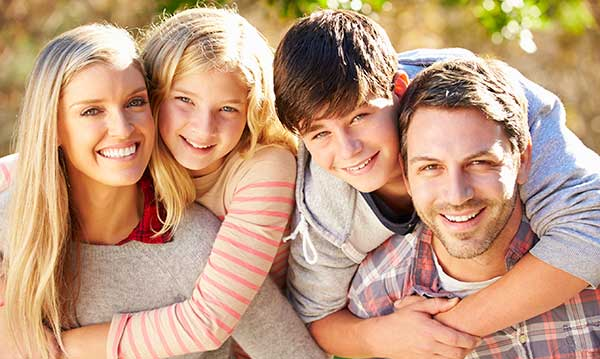
#> input picture test/foo.jpg, 600 x 359 px
$ python face_detect.py test/foo.jpg   (older library calls are emulated)
#> lines starting #> are read from the running program, lines starting #| are printed output that depends on the picture; after the words box and inside, x2 and y2 are one past the last pixel; in counts of white or black regions, pixels touching at a corner belong together
import cv2
import sys

# Get user supplied values
imagePath = sys.argv[1]
cascPath = "./haarcascade_frontalface_default.xml"

# Create the haar cascade
faceCascade = cv2.CascadeClassifier(cascPath)

# Read the image
image = cv2.imread(imagePath)
#> image is the input picture: shape (359, 600, 3); mean B, G, R 127.7, 155.8, 194.6
gray = cv2.cvtColor(image, cv2.COLOR_BGR2GRAY)
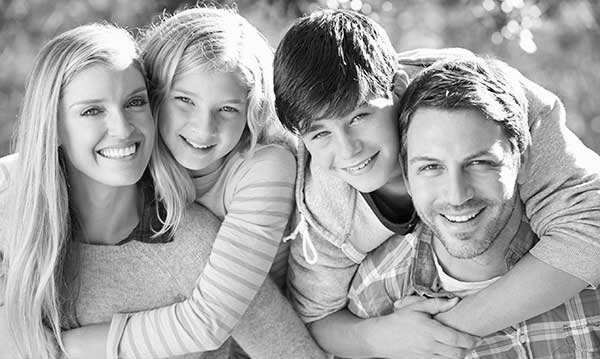
#> gray: shape (359, 600); min 0, max 255, mean 164.2

# Detect faces in the image
faces = faceCascade.detectMultiScale(
    gray,
    scaleFactor=1.1,
    minNeighbors=5,
    minSize=(30, 30)
    #flags = cv2.CV_HAAR_SCALE_IMAGE
)
#> faces = [[284, 244, 62, 62], [152, 70, 104, 104], [398, 123, 114, 114], [55, 67, 112, 112]]

print("Found {0} faces!".format(len(faces)))
#| Found 4 faces!

# Draw a rectangle around the faces
for (x, y, w, h) in faces:
    cv2.rectangle(image, (x, y), (x+w, y+h), (0, 255, 0), 2)
#> this loop made 4 passes
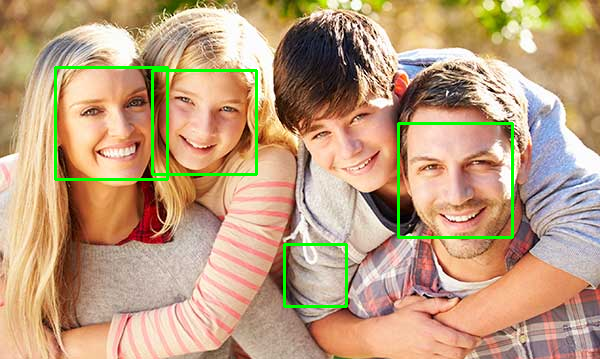
#> image: shape (359, 600, 3); 2.17% of pixels changed, all inside (x1, y1, x2, y2) = (54, 66, 514, 308)

cv2.imshow("Faces found", image)
cv2.waitKey(0)

cv2.destroyAllWindows()
sys.exit()
#> (the program exits here)
